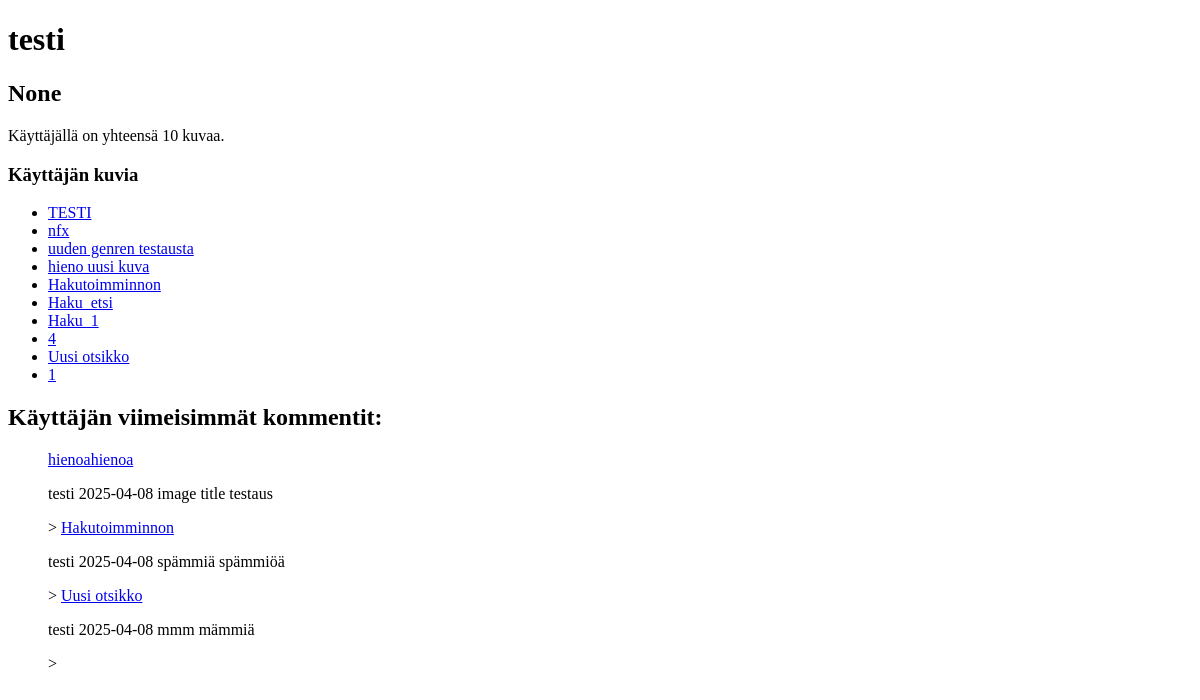
The page /user/1 on the database as committed earlier.
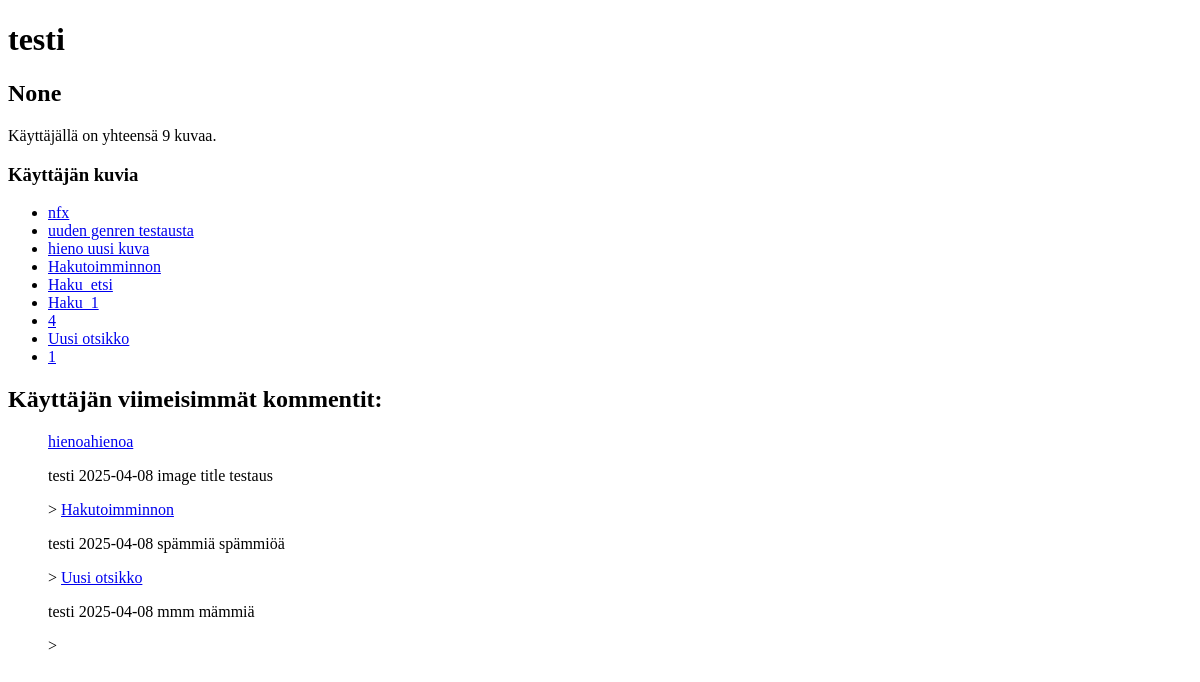
The same page on the database as committed later.
### tables this page shows
CREATE TABLE images (
id INTEGER PRIMARY KEY,
title TEXT,
kuvaus TEXT,
genre TEXT,
user_id INTEGER REFERENCES users,
date_added TEXT
);

CREATE TABLE comments (
id INTEGER PRIMARY KEY,
image_id INTEGER,
comment TEXT,
user_id INTEGER REFERENCES users,
date_added TEXT
, image_title TEXT);

CREATE TABLE users (
    id INTEGER PRIMARY KEY,
    username TEXT UNIQUE,
    password_hash TEXT
, kuvaus TEXT);

### app.py (the view)
@app.route("/user/<int:user_id>")
def show_user(user_id):
    user = users.get_user(user_id)
    if not user:
        abort(404)
    images = users.get_users_images(user_id)
    comments = users.get_user_comments(user_id)[:3]
    return render_template("show_user.html", user=user, images=images, comments=comments)

### db.py (called while the page is built)
def get_connection():
    con = sqlite3.connect("database.db")
    con.execute("PRAGMA foreign_keys = ON")
    con.row_factory = sqlite3.Row
    return con

def query(sql, params=[]):
    con = get_connection()
    result = con.execute(sql, params).fetchall()
    con.close()
    return result

### users.py (called while the page is built)
def get_user(user_id):
    sql = "SELECT id, username, kuvaus FROM users WHERE id = ?"
    result = db.query(sql, [user_id])
    return result[0] if result else None

def get_users_images(user_id):
    sql = "SELECT id, title FROM images WHERE user_id = ? ORDER BY id DESC"
    return db.query(sql, [user_id])

def get_user_comments(user_id):
    sql = """SELECT comments.comment,
                    comments.date_added,
                    users.username,
                    comments.image_id,
                    comments.image_title
             FROM   comments
             JOIN   users ON comments.user_id = users.id
             WHERE  comments.user_id = ?
             ORDER BY comments.date_added DESC"""
    result = db.query(sql, [user_id])
    return result if result else None

### templates/show_user.html (shortened to what this page needs)
<!DOCTYPE html>
<html>
<head>
</head>
<body>
    <h1>{{ user.username }}</h1>
    <h2>{{ user.kuvaus }}</h2>
    {% if images | count > 1 %}
    <p>Käyttäjällä on yhteensä {{ images | count }} kuvaa.</p>
    {% elif images | count == 1 %}
    <p>Käyttäjällä on yhteensä {{ images | count }} kuva.</p>
    {% else %}
    <p>Käyttäjä ei ole vielä lisännyt kuvia.</p>
    {% endif %}
    <h3>Käyttäjän kuvia</h3>
    <ul>
    {% for image in images %}
    <li><a href="/image/{{ image.id }}">{{ image.title }}</a></li>
    {% endfor %}
    </ul>
    <h2>Käyttäjän viimeisimmät kommentit:</h2>
    {% if comments %}
    <ul>
        {% for comment in comments %}
        <a href="/image/{{ comment.image_id }}">{{ comment.image_title }}</a>
        <p>{{ comment.username}} {{ comment.date_added }} {{ comment.comment }}</p>>
        {% endfor %}
    </ul>
    {% endif %}
</body>
</html>

Rows that differ between the two databases and show on the page:
removed images: title "TESTI"
Other text that changed with them:
{{ images | count }}: "10" → "9"
